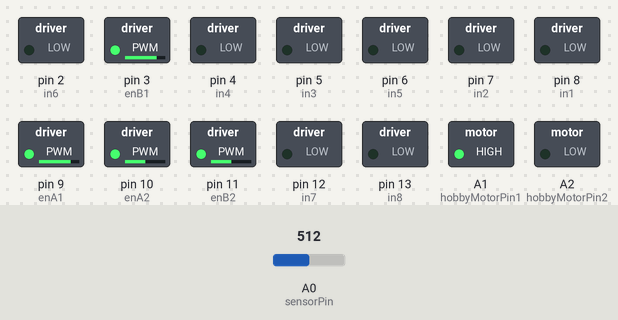
A sketch run on a simulated Arduino Uno, built with avr-gcc and run on an emulated ATmega328P. Shown: switched loads named in the sketch (green lamp = pin HIGH). Inputs (shaded band) come from the test bench; at power-on: A0 (sensorPin) = 512. What the sketch prints to the serial monitor is not drawn.

Above: at 5.6 s.
At 8.3 s:
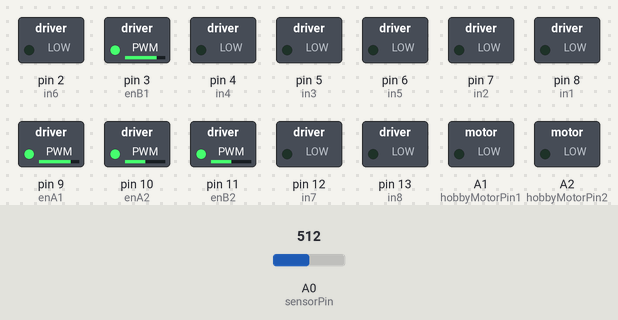
8.4 s: A0 (sensorPin) set to 387
10.7 s: A0 (sensorPin) set to 361
At 18.6 s:
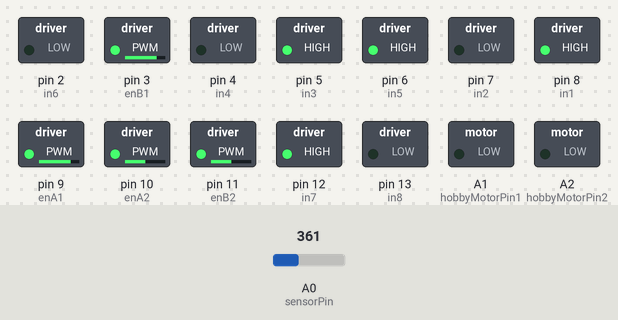
Timing chart, 0 to 25.0 s (numbered marks = the images above; inputs shaded):
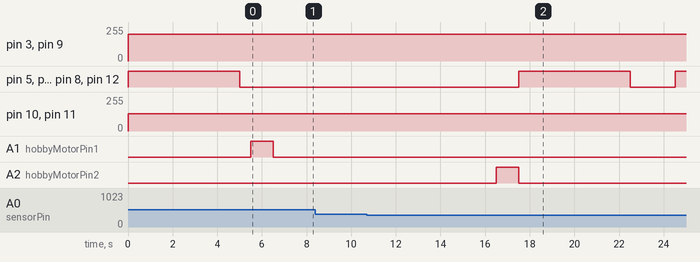

The sketch:

Arduino_code.ino
```cpp
// ----- Motor Pins (L298N #1) -----
int enA1 = 9;
int in1 = 8;
int in2 = 7;

int enB1 = 3;
int in3 = 5;
int in4 = 4;

// ----- Motor Pins (L298N #2) -----
int enA2 = 10;
int in5 = 6;
int in6 = 2;

int enB2 = 11;
int in7 = 12;
int in8 = 13;

// ----- Soil Moisture Sensor -----
#define sensorPin A0
#define wetSoil 277
#define drySoil 380

// ----- Hobby Motor (Actuator for Sensor Arm) -----
int hobbyMotorPin1 = A1;  // Control pin 1 for actuator
int hobbyMotorPin2 = A2;  // Control pin 2 for actuator

void setup() {
  Serial.begin(9600);

  // Setup motor pins
  pinMode(enA1, OUTPUT); pinMode(in1, OUTPUT); pinMode(in2, OUTPUT);
  pinMode(enB1, OUTPUT); pinMode(in3, OUTPUT); pinMode(in4, OUTPUT);
  pinMode(enA2, OUTPUT); pinMode(in5, OUTPUT); pinMode(in6, OUTPUT);
  pinMode(enB2, OUTPUT); pinMode(in7, OUTPUT); pinMode(in8, OUTPUT);

  // Hobby motor control pins
  pinMode(hobbyMotorPin1, OUTPUT);
  pinMode(hobbyMotorPin2, OUTPUT);

  stopAllMotors();
}

void loop() {
  // Move forward for 5 seconds
  moveAllForward();
  delay(5000);

  // Stop and take soil reading
  stopAllMotors();
  delay(500);
  performSoilCheck();

  // Continue moving
  moveAllForward();
  delay(5000);

  stopAllMotors();
  delay(2000);
}

// ----- Soil Moisture Reading & Actuator -----
void performSoilCheck() {
  Serial.println(" Stopping for soil moisture check...");

  // Lower the soil sensor (rotate hobby motor one direction)
  digitalWrite(hobbyMotorPin1, HIGH);
  digitalWrite(hobbyMotorPin2, LOW);
  delay(1000); // Adjust time as needed to fully lower

  // Stop hobby motor
  digitalWrite(hobbyMotorPin1, LOW);
  digitalWrite(hobbyMotorPin2, LOW);

  // Wait 10 seconds while reading
  for (int i = 0; i < 10; i++) {
    int moisture = analogRead(sensorPin);
    Serial.print("Analog output: ");
    Serial.println(moisture);

    if (moisture < wetSoil) {
      Serial.println("Status: Soil is too wet");
    } else if (moisture < drySoil) {
      Serial.println("Status: Soil moisture is perfect");
    } else {
      Serial.println("Status: Soil is too dry - time to water!");
    }

    delay(1000);
  }

  // Raise the soil sensor (rotate hobby motor opposite direction)
  digitalWrite(hobbyMotorPin1, LOW);
  digitalWrite(hobbyMotorPin2, HIGH);
  delay(1000); // Adjust to raise back up

  // Stop hobby motor
  digitalWrite(hobbyMotorPin1, LOW);
  digitalWrite(hobbyMotorPin2, LOW);

  Serial.println("✅ Soil check complete. Resuming movement...\n");
}

// ----- Mecanum Motor Control -----
void moveAllForward() {
  analogWrite(enA1, 200);
  analogWrite(enB1, 200);
  analogWrite(enA2, 128);
  analogWrite(enB2, 128);

  digitalWrite(in1, HIGH); digitalWrite(in2, LOW);
  digitalWrite(in3, HIGH); digitalWrite(in4, LOW);
  digitalWrite(in5, HIGH); digitalWrite(in6, LOW);
  digitalWrite(in7, HIGH); digitalWrite(in8, LOW);
}

void stopAllMotors() {
  digitalWrite(in1, LOW); digitalWrite(in2, LOW);
  digitalWrite(in3, LOW); digitalWrite(in4, LOW);
  digitalWrite(in5, LOW); digitalWrite(in6, LOW);
  digitalWrite(in7, LOW); digitalWrite(in8, LOW);
}
```

Measured:
- the behaviour switches between 380 and 379 on A0 (sensorPin) (found by bisection; images 1 and 2)
- after the input at 8.4 s, every drawn part: stays the same
